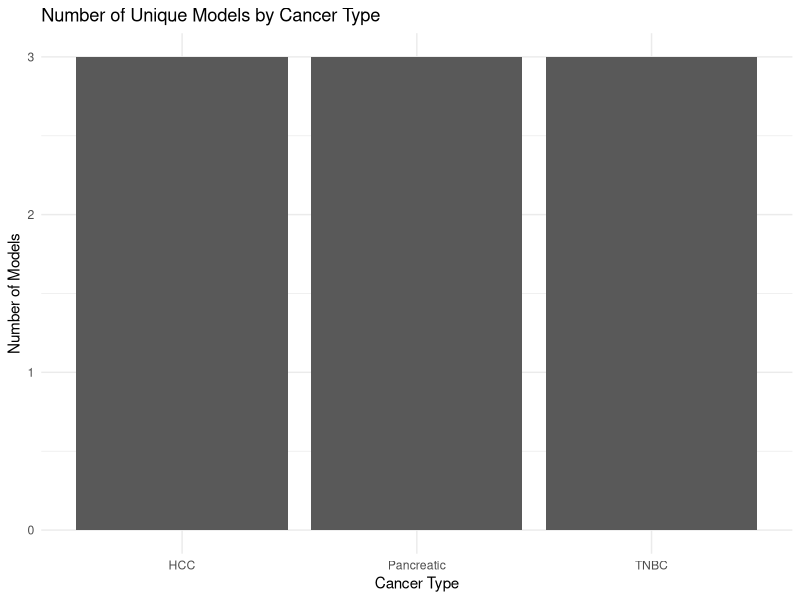
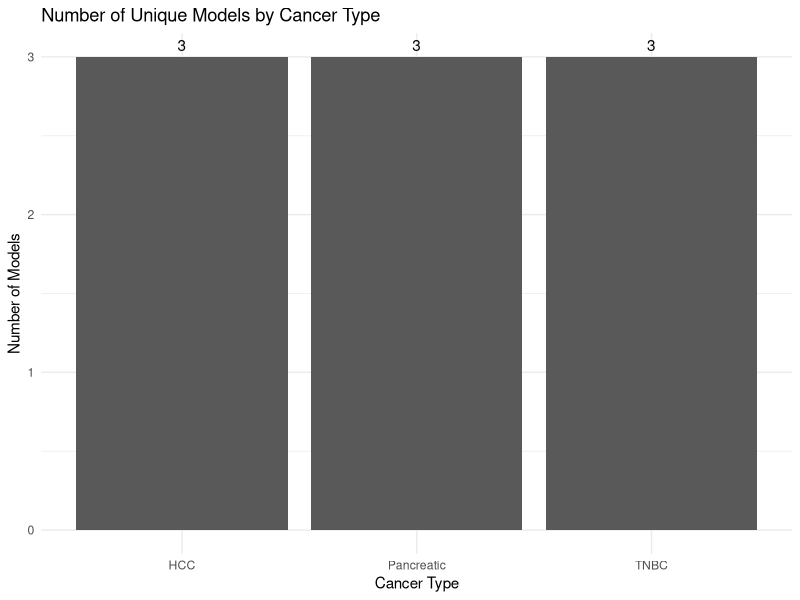
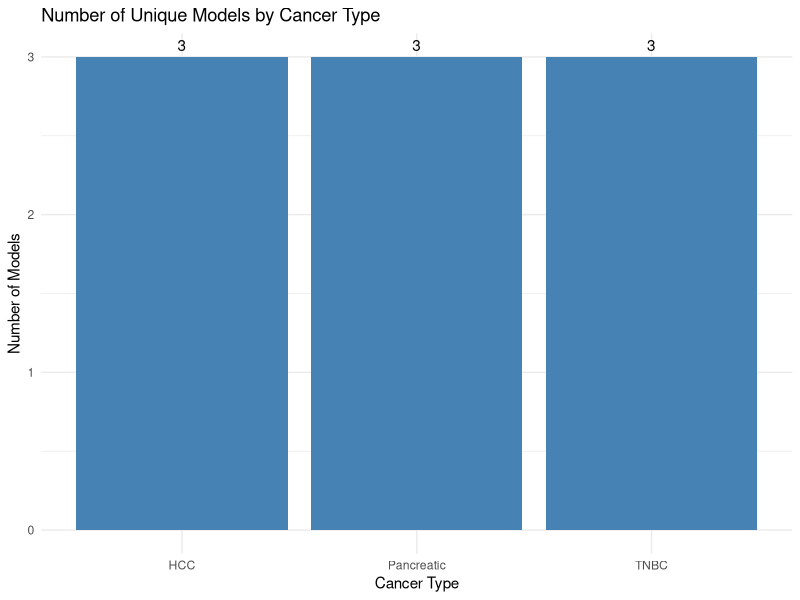

Write the R code that produced these figures, in order.
library(dplyr)
library(ggplot2)
library(readr)

week4_data <- data.frame(
  model_id = c(
    "MOO1", "MOO1", "MOO2", "MOO2", "MOO3", "MOO3", "MOO4", "MOO4", "MOO5", "MOO5", "MOO6", "MOO6", "MOO7", "MOO7", "MOO8", "MOO8", "MOO9", "MOO9", "MOO2", NA
  ),
  
  cancer = c(
    "HCC", "HCC", "HCC", "HCC",
    "HCC", "HCC",
    "TNBC", "TNBC", "TNBC", "TNBC",
    "TNBC", "TNBC",
    "Pancreatic", "Pancreatic",
    "Pancreatic", "Pancreatic",
    "Pancreatic", "Pancreatic",
    "HCC", "HCC"
  ),
  
  drug = c(
    "Drug_A", "Drug_B", "Drug_A", "Drug_B",
    "Drug_A", "Drug_B", "Drug_A", "Drug_B",
    "Drug_A", "Drug_B", "Drug_A", "Drug_B",
    "Drug_A", "Drug_B", "Drug_A", "Drug_B",
    "Drug_A", "Drug_B", "Drug_A", "Drug_A"
  ),
  
  response = c(
    0.75, 0.62, 0.81, 0.70,
    0.55, 0.48, 0.66, 0.59,
    0.72, 0.64, 0.68, 0.57,
    0.83, 0.74, 0.61, 0.53,
    0.79, 0.69, 0.81, 0.69
  )
)
print(week4_data)

View(week4_data)

dim(week4_data)

names(week4_data)

str(week4_data)

duplicated(week4_data)

sum(duplicated(week4_data))

week4_nodup <- distinct(week4_data)
dim(week4_nodup)

is.na(week4_nodup$model_id)
sum(is.na(week4_nodup$model_id))
week4_nodup[is.na(week4_nodup$model_id),]

week4_clean <- week4_nodup %>%
  filter(!is.na(model_id))

models <- distinct(week4_clean, model_id, cancer)

dim(models)

nrow(models)

counts <- count(models, cancer)

print(counts)

count(week4_clean, cancer)
count(models, cancer)

install.packages("ggplot2")

ggplot(counts, aes(x = cancer, y = n)) +
  geom_col() +
  labs(
    title = "Number of Unique Models by Cancer Type",
    x = "Cancer Type",
    y = "Number of Models"
  ) +
  theme_minimal()

ggplot(counts, aes(x = cancer, y = n)) +
  geom_col() +
  geom_text(aes(label = n), vjust = -0.5) +
  labs(
    title = "Number of Unique Models by Cancer Type",
    x = "Cancer Type",
    y = "Number of Models"
  ) +
  theme_minimal()


ggplot(counts, aes(x = cancer, y = n)) +
  geom_col(fill = "steelblue") +
  geom_text(aes(label = n), vjust = -0.5) +
  labs(
    title = "Number of Unique Models by Cancer Type",
    x = "Cancer Type",
    y = "Number of Models"
  ) +
  theme_minimal()
